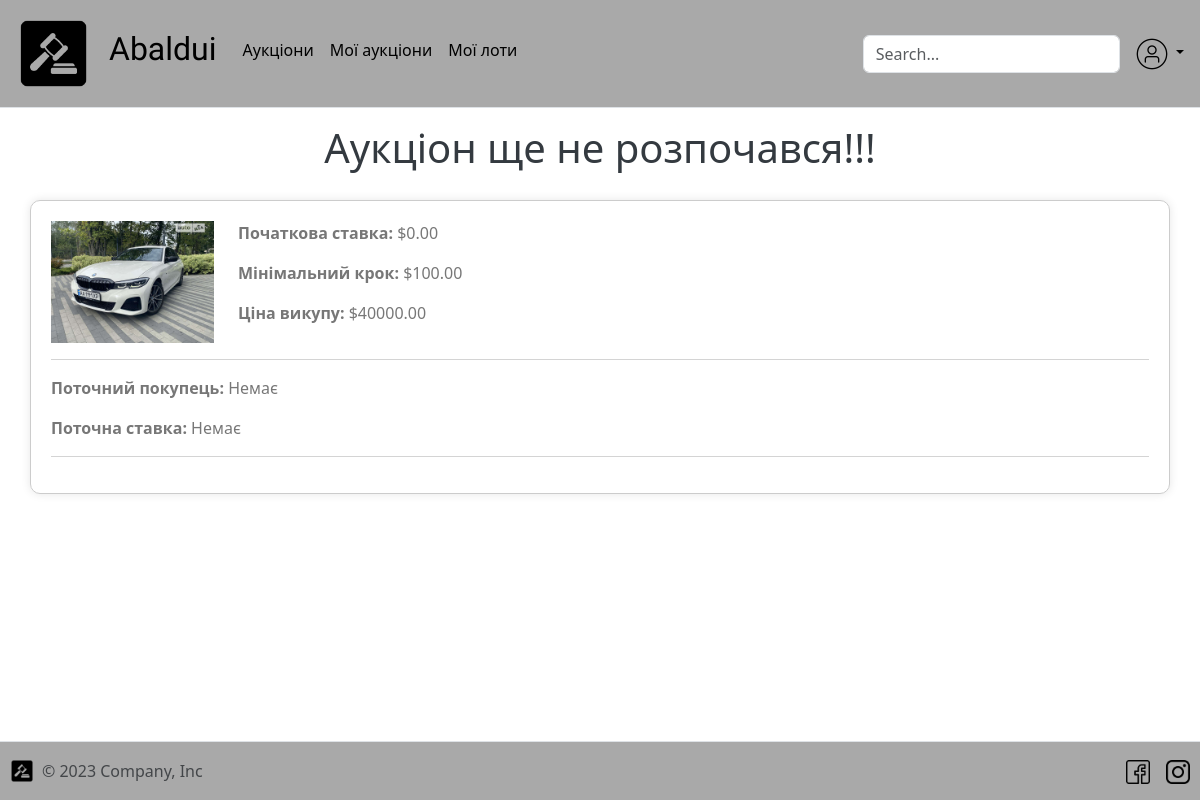
/auction/14/going/ (signed in), run on the app's committed database.
### auction/models.py (models this page shows, shortened)
class User(AbstractUser):
    balance = models.DecimalField(max_digits=15, decimal_places=2, default=0)
    avatar = models.ImageField(
        upload_to="media/avatars",
        default="media/avatars/default_user.png"
    )
    phone = models.CharField(max_length=14, default=0)

class Auction(models.Model):
    name = models.CharField(max_length=255, default="Auction")
    description = models.TextField(blank=True, null=True, max_length=700)
    image = models.ImageField(
        upload_to="auction-images/",
        blank=True,
        null=True
    )
    creator = models.ForeignKey(
        to=User,
        on_delete=models.DO_NOTHING,
        related_name="auctions"
    )
    current_better = models.ForeignKey(
        to=User,
        on_delete=models.DO_NOTHING,
        null=True,
        blank=True,
        related_name="auctions_betters"
    )
    start_price = models.DecimalField(max_digits=15, decimal_places=2)
    minimal_bet = models.DecimalField(max_digits=15, decimal_places=2)
    current_bet = models.DecimalField(
        max_digits=15,
        decimal_places=2,
        default=0
    )
    price_of_ransom = models.DecimalField(
        max_digits=15,
        decimal_places=2,
        null=True
    )
    time_of_creation = models.DateTimeField(auto_now_add=True)
    time_of_start = models.DateTimeField()
    seconds_to_end = models.IntegerField(default=60)
    is_completed = models.BooleanField(default=False)
    participants = models.ManyToManyField(User)
    class Meta:
        ordering = ["-time_of_start"]

### auction/views.py (the view, shortened to what this page needs)
# urls.py: path('<int:pk>/going/', auction_going),
@login_required
def auction_going(request, pk: int):
    auction = Auction.objects.get(pk=pk)
    if request.user not in auction.participants.all():
        auction.participants.add(request.user)
        auction.save()
    context = {
        "auction": auction,
        "lots": auction.lot_set.all(),
        "participants": auction.participants.all()
    }
    start_time = datetime.datetime.strptime(
        str(auction.time_of_start),
        "%Y-%m-%d %H:%M:%S"
    )
    return render(request, "auction/auction-not-going.html", context=context)

### templates/auction/auction-not-going.html (shortened to what this page needs)
{% extends "base.html" %}
{% load static %}
{% block content %}
  <h1 style="text-align: center;">Аукціон ще не розпочався!!!</h1>
  <form action="accepted/" method="post">
    <div class="container">
      <div class="row">
        <div class="col-md-2">
          <img src="/media/{{ auction.image }}" alt="Зображення аукціону" class="img-fluid">
        </div>
        <div class="col-md-10">
          <p><strong>Початкова ставка:</strong> ${{ auction.current_bet }}</p>
          <p><strong>Мінімальний крок:</strong> ${{ auction.minimal_bet }}</p>
          <p><strong>Ціна викупу:</strong> ${{ auction.price_of_ransom }}</p>
        </div>
      </div>
      <hr>
      <div class="row">
        <div class="col-md-12">
          <p><strong>Поточний покупець:</strong> Немає</p>
          <p><strong>Поточна ставка:</strong> Немає</p>
          <hr>
        </div>
      </div>
    </div>
  </form>
{% endblock %}

### templates/includes/nav-bar.html (shortened to what this page needs)
{% load static %}
<header class="p-3 mb-3 border-bottom">
  <div class="d-flex flex-wrap align-items-center justify-content-center justify-content-lg-start">
    <a href="/"
       class="d-flex align-items-center mb-2 mb-lg-0 link-body-emphasis text-decoration-none"
    >
      <img height="75px"
           width="75px"
           src="{% static 'img/logo.png' %}"
           alt="Logo"
      >
    </a>
    <ul class="nav col-12 col-lg-auto me-lg-auto mb-2 justify-content-center mb-md-0">
      <li>
        <a href="/" class="nav-link px-2 link-body-emphasis">
          <h2 style="font-family: 'Protest Revolution', sans-serif; padding-left: 10px; padding-right: 10px">
            Abaldui</h2>
        </a>
      </li>
      <li class="mt-2">
        <a href="/auction" class="nav-link px-2 link-body-emphasis">Аукціони</a>
      </li>
      <li class="mt-2">
        <a href="/auction/my-auctions" class="nav-link px-2 link-body-emphasis">Мої аукціони</a>
      </li>
      <li class="mt-2">
        <a href="/auction/my-lots" class="nav-link px-2 link-body-emphasis">Мої лоти</a>
      </li>
    </ul>
    <form class="col-12 col-lg-auto mb-3 mb-lg-0 me-lg-3" role="search" method="post" action="/auction/">
      <input name="query" type="search"
             class="form-control"
             placeholder="Search..."
             aria-label="Search"
      />
    </form>
    {% if request.user.is_authenticated %}
      <div class="dropdown text-end">
        <a href="#"
           class="d-block link-body-emphasis text-decoration-none dropdown-toggle"
           data-bs-toggle="dropdown"
           aria-expanded="false"
        >
          <img
          src="/{{ request.user.avatar }}"
          width="32"
          height="32"
          class="rounded-circle"
          />
        </a>
      </div>
    {% endif %}
  </div>
</header>

### templates/base.html (style rules this page uses)
body { background-color: azure; }
header { background-color: darkgray; }

### templates/auction/auction-not-going.html (style rules this page uses)
body { background-color: #ffffff; color: #555; }
.container { margin-top: 20px; border-radius: 10px; padding: 20px; box-shadow: 0 0 10px rgba(0, 0, 0, 0.1); border: 1px solid #ccc; }
img { max-width: 100%; height: auto; }
h1 { color: #343a40; }
p { color: #777; }

### data on the page
User: user.avatar (placeholder picture)
Auction: image (picture), current_bet "0.00", minimal_bet "100.00", price_of_ransom "40000.00"
